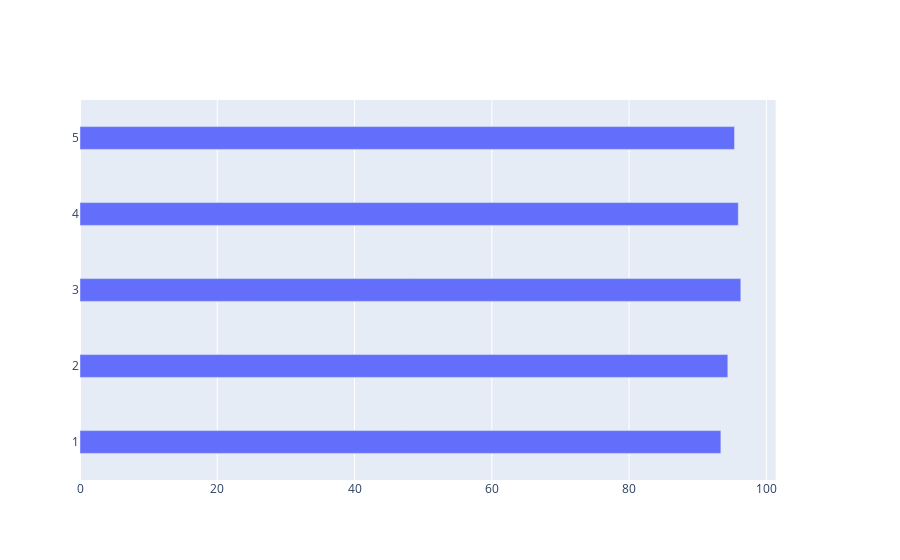

Notebook code for this chart:
### Code cell
fig = make_subplots(specs=[[{"secondary_y": True}]])
fig.add_trace(go.Bar(x=df_diaD.diferencia_dia_promedio,y=df_diaD.dia,name='diferencia',width=0.3,orientation='h'))
fig.update_xaxes(
    rangebreaks=[
        { 'pattern': 'day of week', 'bounds': [6, 1]}
    ])
fig.show()

### Figure 1 — Plotly figure (JSON) as saved in the notebook; plotly's stock layout.template omitted (floating-point values rounded to 4 significant figures)
{"data": [{"name": "diferencia", "orientation": "h", "type": "bar", "width": 0.3, "x": [96.28, 95.91, 95.36, 94.38, 93.37], "y": [3, 4, 5, 2, 1]}], "layout": {"xaxis": {"anchor": "y", "domain": [0, 0.94], "rangebreaks": [{"bounds": [6, 1], "pattern": "day of week"}]}, "yaxis": {"anchor": "x", "domain": [0, 1]}, "yaxis2": {"anchor": "x", "overlaying": "y", "side": "right"}}}
